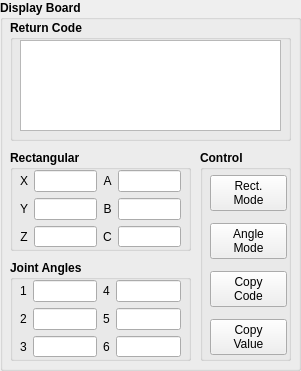
  <widget class="QGroupBox" name="groupBox_6">
   <property name="geometry">
    <rect>
     <x>550</x>
     <y>240</y>
     <width>301</width>
     <height>371</height>
    </rect>
   </property>
   <property name="font">
    <font>
     <weight>75</weight>
     <bold>true</bold>
    </font>
   </property>
   <property name="title">
    <string>Display Board</string>
   </property>
   <widget class="QGroupBox" name="groupBox">
    <property name="geometry">
     <rect>
      <x>10</x>
      <y>20</y>
      <width>281</width>
      <height>121</height>
     </rect>
    </property>
    <property name="font">
     <font>
      <family>Arial</family>
      <weight>75</weight>
      <bold>true</bold>
     </font>
    </property>
    <property name="title">
     <string>Return Code</string>
    </property>
    <widget class="QTextBrowser" name="returncode_textBrowser">
     <property name="geometry">
      <rect>
       <x>10</x>
       <y>20</y>
       <width>261</width>
       <height>91</height>
      </rect>
     </property>
     <property name="font">
      <font>
       <family>Arial</family>
       <weight>50</weight>
       <bold>false</bold>
      </font>
     </property>
     <property name="mouseTracking">
      <bool>false</bool>
     </property>
     <property name="autoFillBackground">
      <bool>false</bool>
     </property>
     <property name="verticalScrollBarPolicy">
      <enum>Qt::ScrollBarAsNeeded</enum>
     </property>
     <property name="horizontalScrollBarPolicy">
      <enum>Qt::ScrollBarAsNeeded</enum>
     </property>
     <property name="sizeAdjustPolicy">
      <enum>QAbstractScrollArea::AdjustIgnored</enum>
     </property>
    </widget>
   </widget>
   <widget class="QGroupBox" name="groupBox_7">
    <property name="geometry">
     <rect>
      <x>10</x>
      <y>150</y>
      <width>181</width>
      <height>101</height>
     </rect>
    </property>
    <property name="title">
     <string>Rectangular</string>
    </property>
    <widget class="QWidget" name="gridLayoutWidget_9">
     <property name="geometry">
      <rect>
       <x>10</x>
       <y>20</y>
       <width>161</width>
       <height>77</height>
      </rect>
     </property>
     <property name="font">
      <font>
       <family>Arial</family>
       <weight>50</weight>
       <bold>false</bold>
      </font>
     </property>
     <layout class="QGridLayout" name="gridLayout_9">
      <item row="2" column="2">
       <widget class="QLabel" name="label_18">
        <property name="font">
         <font>
          <family>Arial</family>
          <weight>50</weight>
          <bold>false</bold>
         </font>
        </property>
        <property name="text">
         <string>C</string>
        </property>
        <property name="alignment">
         <set>Qt::AlignCenter</set>
        </property>
       </widget>
      </item>
      <item row="0" column="0">
       <widget class="QLabel" name="label_15">
        <property name="font">
         <font>
          <family>Arial</family>
          <weight>50</weight>
          <bold>false</bold>
         </font>
        </property>
        <property name="text">
         <string>X</string>
        </property>
        <property name="alignment">
         <set>Qt::AlignCenter</set>
        </property>
       </widget>
      </item>
      <item row="0" column="1">
       <widget class="QLineEdit" name="xshow_lineEdit">
        <property name="font">
         <font>
          <family>Arial</family>
          <weight>50</weight>
          <bold>false</bold>
         </font>
        </property>
        <property name="text">
         <string/>
        </property>
        <property name="readOnly">
         <bool>true</bool>
        </property>
       </widget>
      </item>
      <item row="0" column="3">
       <widget class="QLineEdit" name="ashow_lineEdit">
        <property name="font">
         <font>
          <family>Arial</family>
          <weight>50</weight>
          <bold>false</bold>
         </font>
        </property>
        <property name="readOnly">
         <bool>true</bool>
        </property>
       </widget>
      </item>
      <item row="1" column="0">
       <widget class="QLabel" name="label_14">
        <property name="font">
         <font>
          <family>Arial</family>
          <weight>50</weight>
          <bold>false</bold>
         </font>
        </property>
        <property name="text">
         <string>Y</string>
        </property>
        <property name="alignment">
         <set>Qt::AlignCenter</set>
        </property>
       </widget>
      </item>
      <item row="1" column="2">
       <widget class="QLabel" name="label_16">
        <property name="font">
         <font>
          <family>Arial</family>
          <weight>50</weight>
          <bold>false</bold>
         </font>
        </property>
        <property name="text">
         <string>B</string>
        </property>
        <property name="alignment">
         <set>Qt::AlignCenter</set>
        </property>
       </widget>
      </item>
      <item row="2" column="1">
       <widget class="QLineEdit" name="zshow_lineEdit">
        <property name="font">
         <font>
          <family>Arial</family>
          <weight>50</weight>
          <bold>false</bold>
         </font>
        </property>
        <property name="text">
         <string/>
        </property>
        <property name="readOnly">
         <bool>true</bool>
        </property>
       </widget>
      </item>
      <item row="2" column="3">
       <widget class="QLineEdit" name="cshow_lineEdit">
        <property name="font">
         <font>
          <family>Arial</family>
          <weight>50</weight>
          <bold>false</bold>
         </font>
        </property>
        <property name="readOnly">
         <bool>true</bool>
        </property>
       </widget>
      </item>
      <item row="0" column="2">
       <widget class="QLabel" name="label_13">
        <property name="font">
         <font>
          <family>Arial</family>
          <weight>50</weight>
          <bold>false</bold>
         </font>
        </property>
        <property name="text">
         <string>A</string>
        </property>
        <property name="alignment">
         <set>Qt::AlignCenter</set>
        </property>
       </widget>
      </item>
      <item row="1" column="1">
       <widget class="QLineEdit" name="yshow_lineEdit">
        <property name="font">
         <font>
          <family>Arial</family>
          <weight>50</weight>
          <bold>false</bold>
         </font>
        </property>
        <property name="readOnly">
         <bool>true</bool>
        </property>
       </widget>
      </item>
      <item row="2" column="0">
       <widget class="QLabel" name="label_17">
        <property name="font">
         <font>
          <family>Arial</family>
          <weight>50</weight>
          <bold>false</bold>
         </font>
        </property>
        <property name="text">
         <string>Z</string>
        </property>
        <property name="alignment">
         <set>Qt::AlignCenter</set>
        </property>
       </widget>
      </item>
      <item row="1" column="3">
       <widget class="QLineEdit" name="bshow_lineEdit">
        <property name="font">
         <font>
          <family>Arial</family>
          <weight>50</weight>
          <bold>false</bold>
         </font>
        </property>
        <property name="readOnly">
         <bool>true</bool>
        </property>
       </widget>
      </item>
     </layout>
    </widget>
   </widget>
   <widget class="QGroupBox" name="groupBox_8">
    <property name="geometry">
     <rect>
      <x>10</x>
      <y>260</y>
      <width>181</width>
      <height>101</height>
     </rect>
    </property>
    <property name="title">
     <string>Joint Angles</string>
    </property>
    <widget class="QWidget" name="gridLayoutWidget_10">
     <property name="geometry">
      <rect>
       <x>10</x>
       <y>20</y>
       <width>161</width>
       <height>77</height>
      </rect>
     </property>
     <property name="font">
      <font>
       <family>Arial</family>
       <weight>50</weight>
       <bold>false</bold>
      </font>
     </property>
     <layout class="QGridLayout" name="gridLayout_10">
      <item row="1" column="2">
       <widget class="QLabel" name="label_22">
        <property name="font">
         <font>
          <family>Arial</family>
          <weight>50</weight>
          <bold>false</bold>
         </font>
        </property>
        <property name="text">
         <string>5</string>
        </property>
        <property name="alignment">
         <set>Qt::AlignCenter</set>
        </property>
       </widget>
      </item>
      <item row="1" column="3">
       <widget class="QLineEdit" name="j5show_lineEdit">
        <property name="font">
         <font>
          <family>Arial</family>
          <weight>50</weight>
          <bold>false</bold>
         </font>
        </property>
        <property name="readOnly">
         <bool>true</bool>
        </property>
       </widget>
      </item>
      <item row="1" column="0">
       <widget class="QLabel" name="label_20">
        <property name="font">
         <font>
          <family>Arial</family>
          <weight>50</weight>
          <bold>false</bold>
         </font>
        </property>
        <property name="text">
         <string>2</string>
        </property>
        <property name="alignment">
         <set>Qt::AlignCenter</set>
        </property>
       </widget>
      </item>
      <item row="2" column="3">
       <widget class="QLineEdit" name="j6show_lineEdit">
        <property name="font">
         <font>
          <family>Arial</family>
          <weight>50</weight>
          <bold>false</bold>
         </font>
        </property>
        <property name="readOnly">
         <bool>true</bool>
        </property>
       </widget>
      </item>
      <item row="1" column="1">
       <widget class="QLineEdit" name="j2show_lineEdit">
        <property name="font">
         <font>
          <family>Arial</family>
          <weight>50</weight>
          <bold>false</bold>
         </font>
        </property>
        <property name="readOnly">
         <bool>true</bool>
        </property>
       </widget>
      </item>
      <item row="2" column="0">
       <widget class="QLabel" name="label_23">
        <property name="font">
         <font>
          <family>Arial</family>
          <weight>50</weight>
          <bold>false</bold>
         </font>
        </property>
        <property name="text">
         <string>3</string>
        </property>
        <property name="alignment">
         <set>Qt::AlignCenter</set>
        </property>
       </widget>
      </item>
      <item row="0" column="0">
       <widget class="QLabel" name="label_21">
        <property name="font">
         <font>
          <family>Arial</family>
          <weight>50</weight>
          <bold>false</bold>
         </font>
        </property>
        <property name="text">
         <string>1</string>
        </property>
        <property name="alignment">
         <set>Qt::AlignCenter</set>
        </property>
       </widget>
      </item>
      <item row="0" column="3">
       <widget class="QLineEdit" name="j4show_lineEdit">
        <property name="font">
         <font>
          <family>Arial</family>
          <weight>50</weight>
          <bold>false</bold>
         </font>
        </property>
        <property name="readOnly">
         <bool>true</bool>
        </property>
       </widget>
      </item>
      <item row="2" column="1">
       <widget class="QLineEdit" name="j3show_lineEdit">
        <property name="font">
         <font>
          <family>Arial</family>
          <weight>50</weight>
          <bold>false</bold>
         </font>
        </property>
        <property name="text">
         <string/>
        </property>
        <property name="readOnly">
         <bool>true</bool>
        </property>
       </widget>
      </item>
      <item row="0" column="2">
       <widget class="QLabel" name="label_19">
        <property name="font">
         <font>
          <family>Arial</family>
          <weight>50</weight>
          <bold>false</bold>
         </font>
        </property>
        <property name="text">
         <string>4</string>
        </property>
        <property name="alignment">
         <set>Qt::AlignCenter</set>
        </property>
       </widget>
      </item>
      <item row="0" column="1">
       <widget class="QLineEdit" name="j1show_lineEdit">
        <property name="font">
         <font>
          <family>Arial</family>
          <weight>50</weight>
          <bold>false</bold>
         </font>
        </property>
        <property name="readOnly">
         <bool>true</bool>
        </property>
       </widget>
      </item>
      <item row="2" column="2">
       <widget class="QLabel" name="label_24">
        <property name="font">
         <font>
          <family>Arial</family>
          <weight>50</weight>
          <bold>false</bold>
         </font>
        </property>
        <property name="text">
         <string>6</string>
        </property>
        <property name="alignment">
         <set>Qt::AlignCenter</set>
        </property>
       </widget>
      </item>
     </layout>
    </widget>
   </widget>
   <widget class="QGroupBox" name="groupBox_9">
    <property name="geometry">
     <rect>
      <x>200</x>
      <y>150</y>
      <width>91</width>
      <height>211</height>
     </rect>
    </property>
    <property name="title">
     <string>Control</string>
    </property>
    <widget class="QWidget" name="verticalLayoutWidget_2">
     <property name="geometry">
      <rect>
       <x>10</x>
       <y>10</y>
       <width>77</width>
       <height>201</height>
      </rect>
     </property>
     <layout class="QVBoxLayout" name="verticalLayout_2">
      <property name="topMargin">
       <number>9</number>
      </property>
      <property name="bottomMargin">
       <number>0</number>
      </property>
      <item>
       <widget class="QPushButton" name="rectmode_pushButton">
        <property name="font">
         <font>
          <weight>50</weight>
          <bold>false</bold>
         </font>
        </property>
        <property name="statusTip">
         <string extracomment="show coordinate values"/>
        </property>
        <property name="whatsThis">
         <string>show coordinate values</string>
        </property>
        <property name="text">
         <string>Rect.
Mode</string>
        </property>
       </widget>
      </item>
      <item>
       <widget class="QPushButton" name="anglemode_pushButton">
        <property name="font">
         <font>
          <weight>50</weight>
          <bold>false</bold>
         </font>
        </property>
        <property name="whatsThis">
         <string>show joint angle values</string>
        </property>
        <property name="text">
         <string>Angle
Mode</string>
        </property>
       </widget>
      </item>
      <item>
       <widget class="QPushButton" name="copycode_pushButton">
        <property name="font">
         <font>
          <weight>50</weight>
          <bold>false</bold>
         </font>
        </property>
        <property name="whatsThis">
         <string>copy return code to log file</string>
        </property>
        <property name="text">
         <string>Copy
Code</string>
        </property>
       </widget>
      </item>
      <item>
       <widget class="QPushButton" name="copyvalue_pushButton">
        <property name="font">
         <font>
          <weight>50</weight>
          <bold>false</bold>
         </font>
        </property>
        <property name="whatsThis">
         <string>copy coordinates/angle values to log file</string>
        </property>
        <property name="text">
         <string>Copy
Value</string>
        </property>
       </widget>
      </item>
     </layout>
    </widget>
   </widget>
  </widget>
